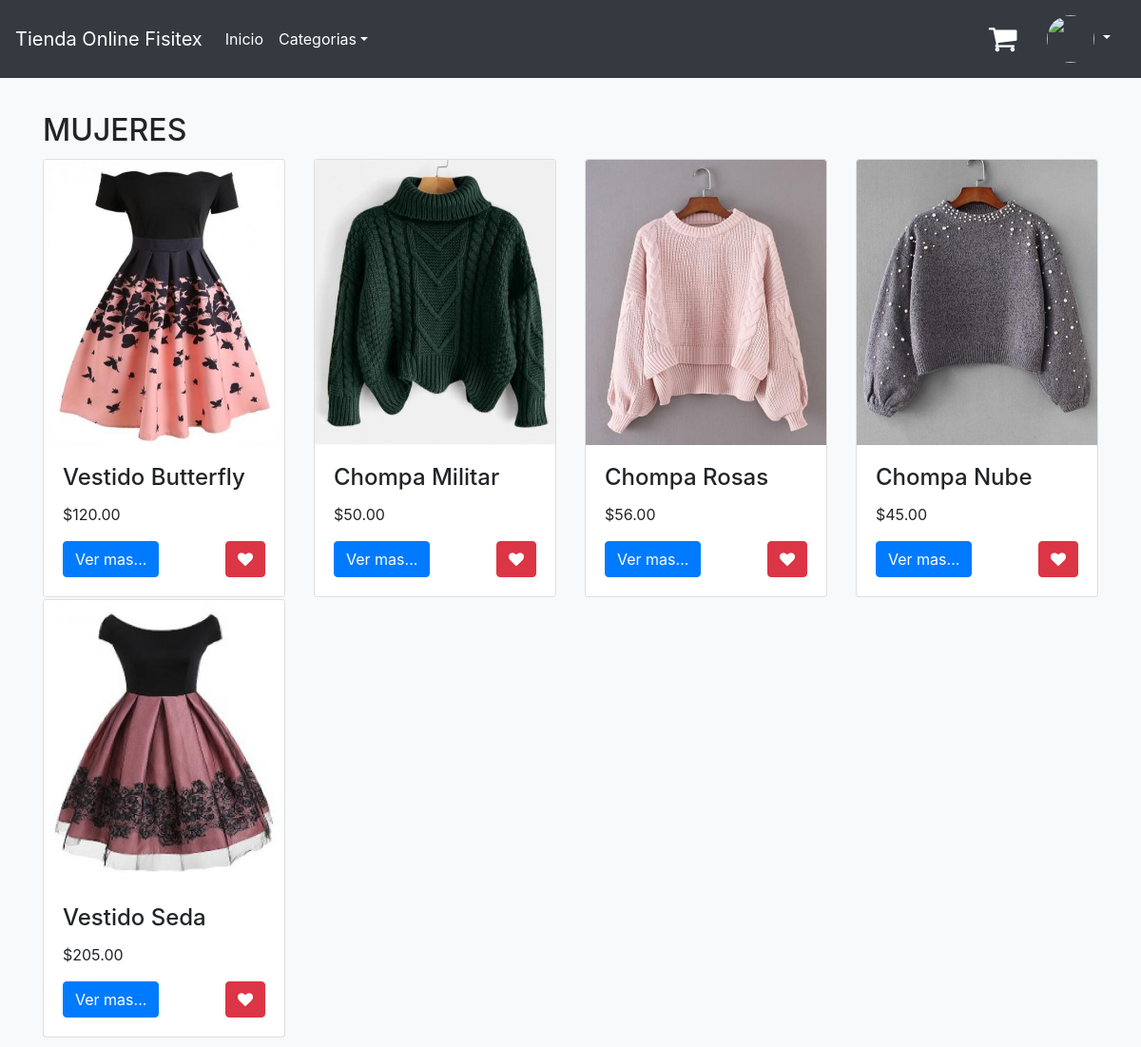
The page /ecommerce_cliente/inicio/categorias.php?opc=MUJERES on the database its author committed.
### tables this page shows
CREATE TABLE `inventario` (
  `id` int(10) NOT NULL,
  `clave` varchar(200) NOT NULL,
  `producto` varchar(100) NOT NULL,
  `cantidad` int(5) NOT NULL,
  `precio` decimal(8,2) NOT NULL,
  `categoria` varchar(50) NOT NULL,
  `descripcion` text NOT NULL,
  `foto` varchar(100) NOT NULL
);

### ecommerce_cliente/inicio/categorias.php (the view, shortened to what this page needs)
<?php include '../extend/header.php';
$opc = htmlentities($_GET['opc']);
$sel = $con->prepare("SELECT foto, precio, producto, clave FROM inventario WHERE categoria = ? AND cantidad > 0 ORDER BY id DESC  ");
 ?>
<div class="container" style="margin-top: 3%;">
	<h2><?php echo $opc ?></h2>
	<div class="row">
		<?php
		$sel->execute(array($opc));
		  	while ($f = $sel->fetch()) {
		 ?>
		 <div class="col-md-6 col-sm-12 col-lg-3">
		 	<div class="card" style="margin-top: 1%;">
		 		<img class="card-img-top" src="../ecommerce/admin/<?php echo $f['foto'] ?>" width="200" height="300">
		 		<div class="card-body">
		 			<h4 class="card-title"><?php echo $f['producto'] ?></h4>
		 			<p class="card-text"><?php echo "$". number_format($f['precio'], 2) ?></p>
		 			<button type="button" class="btn btn-primary" data-toggle="modal" data-target=".modal_mas" value="<?php echo $f['clave'] ?>" onclick="modal(this.value)">Ver mas...</button>
		 			<button class="btn btn-danger text-white float-right" onclick="enviar(this.value)" value="<?php echo $f['clave'] ?>"><i class="fa fa-heart"></i></button>
		 		</div>
		 	</div>
		 </div>
		<?php }
		 ?>
	</div>
</div>
</body>
</html>

### ecommerce_cliente/extend/header.php (style rules this page uses)
body { padding-bottom:10px; }

### rows shown on the page
inventario: foto (picture), producto "Vestido Butterfly", precio "120.00"
inventario: foto (picture), producto "Chompa Militar", precio "50.00"
inventario: foto (picture), producto "Chompa Rosas", precio "56.00"
inventario: foto (picture), producto "Chompa Nube", precio "45.00"
inventario: foto (picture), producto "Vestido Seda", precio "205.00"

### other values the page prints
$opc "MUJERES"
